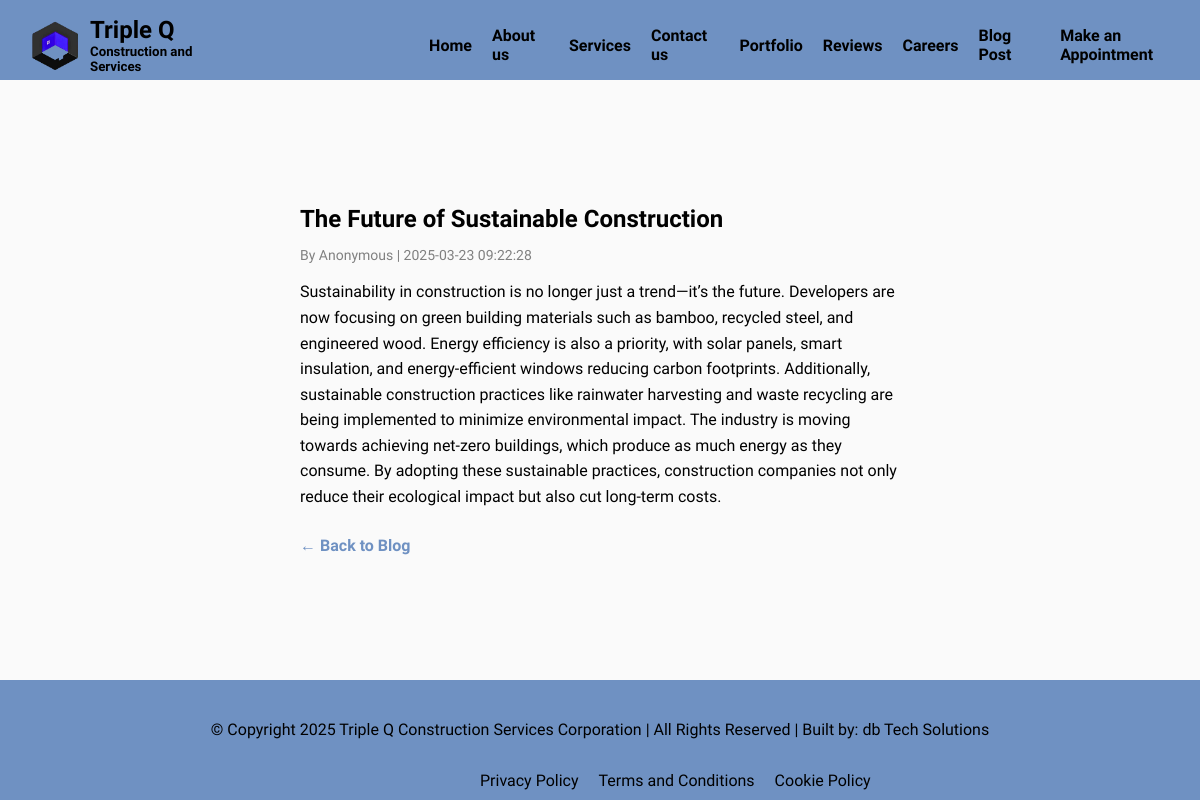
The app's page /blogpost/1 with its own data.
### tables this page shows
CREATE TABLE blog_posts (
    post_id INTEGER PRIMARY KEY AUTOINCREMENT,
    title TEXT NOT NULL,
    summary TEXT NOT NULL,
    content TEXT NOT NULL,
    author TEXT NOT NULL,
    created_at TIMESTAMP DEFAULT CURRENT_TIMESTAMP
);

### app.py (the view)
@app.route("/blogpost/<int:post_id>")
def blogpost_detail(post_id):
    article = db.execute("SELECT * FROM blog_posts WHERE post_id = ?", post_id)
    if not article:
        flash("Article not found", "danger")
        return redirect(url_for("blogpost"))
    return render_template("blogpost_detail.html", article=article[0])

### templates/blogpost_detail.html (shortened to what this page needs)
{% extends "layout.html" %}
{% block stylesheet %}
    <link rel="stylesheet" href="/static/styles/blogpost.css">
{% endblock %}
{% block main %}
    <div class="blog-detail-container">
        <h2>{{ article.title }}</h2>
        <p class="meta">By {{ article.author }} | {{ article.created_at }}</p>
        <p class="content">{{ article.content }}</p>
        <a href="/blogpost" class="back-link">← Back to Blog</a>
    </div>
{% endblock %}

### static/styles/general.css (style rules this page uses)
html, body { margin: 0; padding: 0; overflow-x: hidden; min-height: 100vh; display: flex; flex-direction: column; }
body { background-color: rgba(245, 245, 245, 0.49); }
body, h2, h5 { margin: 0; padding: 0; font-family: "Arima"; }
body { position: relative; min-height: 100vh; }

### static/styles/blogpost.css (style rules this page uses)
.meta { font-size: 14px; color: gray; }
.blog-detail-container { max-width: 600px; margin: auto; padding: 60px; }
.content { line-height: 1.6; }
.back-link { display: inline-block; margin-top: 10px; color: #6F91C2; text-decoration: none; font-weight: bold; }

### records on screen
blog_posts: title "The Future of Sustainable Construction", author "Anonymous", created_at "2025-03-23 09:22:28", content "Sustainability in construction is no longer just a trend—it’s the future. Developers are now focusing on green building materials such as bamboo, recycled steel, and engineered wood. Energy efficiency is also a priority, with solar panels, smart insulation, and energy-efficient windows reducing carbon footprints. Additionally, sustainable construction practices like rainwater harvesting and waste recycling are being implemented to minimize environmental impact. The industry is moving towards achieving net-zero buildings, which produce as much energy as they consume. By adopting these sustainable practices, construction companies not only reduce their ecological impact but also cut long-term…"
